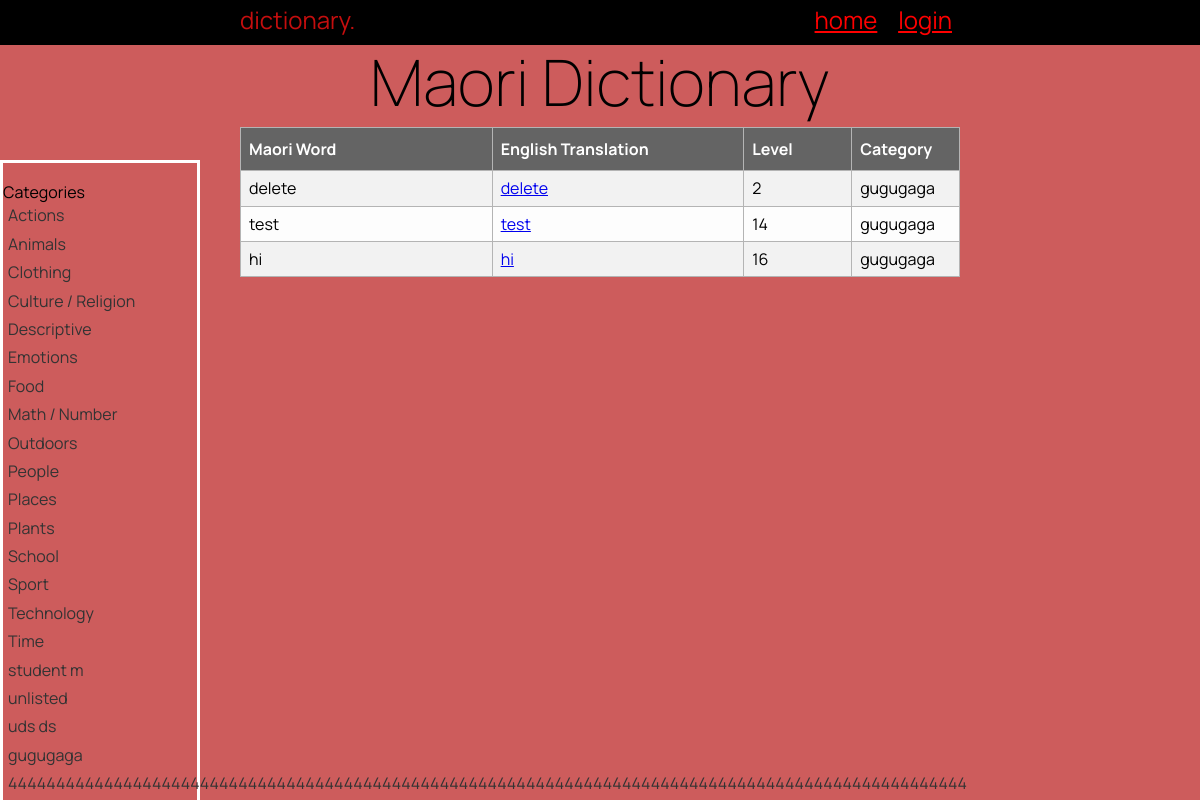
The app's page /category/27, older data.
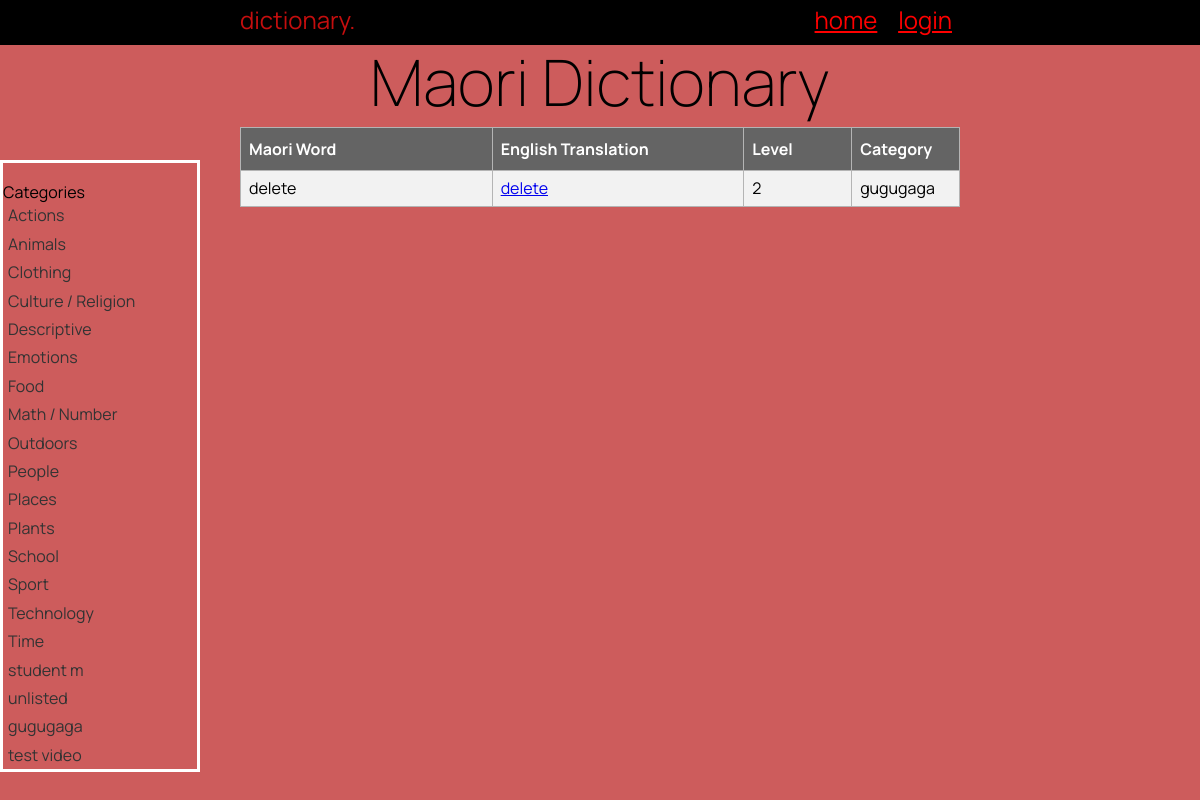
The same page, newer data.
### tables this page shows
CREATE TABLE "category"
(
    cat_id        integer
        constraint category_pk
            primary key autoincrement
        constraint category_pk_2
            unique,
    category_name varchar(100)
);

CREATE TABLE "Dictionary"
(
    word_id    INTEGER
        constraint maori_words_pk
            primary key autoincrement,
    Maori      varchar(100),
    English    varchar(100),
    Definition varchar(100),
    level      INTEGER,
    image      varchar(15),
    cat_id_fk  INTEGER
        constraint cat_id_fk
            references category (""),
    user_id_fk INTEGER
        constraint user_id_fk
            references user (""),
    entry_date date
);

### app.py (the view)
@app.route('/category/<cat_id>')
def render_category(cat_id):
    title = cat_id
    category_list = get_list("SELECT cat_id, category_name FROM category", "")
    print(category_list)
    words_list = get_list("SELECT word_id, Maori, English, level, category_name "
                          "FROM Dictionary m "
                          "INNER JOIN category c ON m.cat_id_fk = c.cat_id "
                          "WHERE cat_id=?", (cat_id,))
    print(words_list)
    return render_template("category.html", word=words_list, categories=category_list,
                           logged_in=is_logged_in(), title=title, is_teacher=is_teacher())

### app.py (called while the page is built)
def get_list(query, params):
    with create_connection(DATABASE) as con:
        cur = con.cursor()
        if params == "":
            cur.execute(query)
        else:
            cur.execute(query, params)
        query_list = cur.fetchall()
    return query_list

def create_connection(db_file):
    try:
        connection = sqlite3.connect(db_file)
        print("Connection to database successful.")
        return connection
    except Error as e:
        print("Error connecting to database:", e)
        return None

def is_logged_in():
    if session.get('email') is None:
        return False
    else:
        return True

def is_teacher():
    return session.get('is_teacher') == 1

### templates/category.html (shortened to what this page needs)
{% extends 'base.html' %}
{% block main %}
<div class="sidebar">
    <p>Categories</p>
    {% for category in categories %}
    <ul id="sidebar-links">
        <li> <a href="/category/{{ category[0] }}">{{ category[1] }}</a> </li>
    </ul>
    {% endfor %}
</div>
<div class="content">
    <table class="list">
        <tr>
            <th style="width:35%">Maori Word</th>
            <th style="width:35%">English Translation</th>
            <th style="width:15%">Level</th>
            <th style="width:15%">Category</th>
        </tr>
        {% for id in word %}
        <tr>
            <td>{{ id[1] }}</td>
            <td><a href="/word_detail/{{ id[0] }}">{{ id[2] }}</a></td>
            <td>{{ id[3] }}</td>
            <td>{{ id[4] }}</td>
        </tr>
        {% endfor %}
    </table>
</div>
{% endblock %}

### templates/base.html (shortened to what this page needs)
<!DOCTYPE html>
<html lang="en">
<head>
    <link rel="stylesheet" href="https://cdnjs.cloudflare.com/ajax/libs/normalize/8.0.1/normalize.css"/>
    <link href="{{ url_for('static', filename='style.css') }}" rel="stylesheet">
</head>
<body>
<nav>
    <div class="container">
        <div class="navbar-brand">dictionary.</div>
        <div class="navbar-links">
            <a href="/">home</a>
            {% if logged_in %}
                <a href="/allwords">All words</a>
                {% if is_teacher %}
                    <a href="/admin">Admin</a>
                {% endif %}
                <a href="/logout">logout</a>
            {% else %}
                <a href="/login">login</a>
            {% endif %}
        </div>
    </div>
</nav>
<div class="container">
    <header>
        <h1>Maori Dictionary</h1>
    </header>
    <main>
        {% block main %}{% endblock %}
    </main>
</div>
</body>
</html>

### static/style.css (style rules this page uses)
* { font-family: 'Manrope', sans-serif; padding: 0; margin: 0; box-sizing: border-box; }
body { background-color: indianred; }
.container { width: 60vw; margin: auto; }
.container::after { content: ""; clear: both; display: table; }
h1 { text-align: center; font-weight: 200; font-size: 4rem; margin: 0; }
nav { background-color: rgb(0, 0, 0); text-align: center; font-size: 1.5rem; padding-top: 0.4rem; padding-bottom: 0.7rem; color: rgb(196, 14, 14); }
.navbar-brand { display: inline; float: left; }
.navbar-links { display: inline; float: right; }
nav a { padding: 0 0.5rem; font-size: 1.5rem; color: red; }
table { font-family: Arial, Helvetica, sans-serif; border-collapse: collapse; width: 100%; }
td { border: 5px solid skyblue; padding: 10px; }
th { border: 5px solid skyblue; color: #344fff; }
.list { border: 1px solid #b4b4b4; }
.list tr:nth-child(odd) { background-color: #fdfdfd; }
.list tr:nth-child(even) { background-color: #f2f2f2; }
td, th { border: 1px solid #b4b4b4; padding: 8px; }
.list th, .info .header { padding-top: 12px; padding-bottom: 12px; text-align: left; background-color: #646464; color: white; }
.sidebar { position: fixed; top: 160px; left: 0px; width: 200px; height: auto; background-color: indianred; padding-top: 20px; border: 3px solid #ffffff; }
.sidebar ul { list-style-type: none; padding: 0; }
.sidebar ul li { padding: 5px; color: black; }
.sidebar ul li a { text-decoration: none; color: #333; display: block; }

Row changes from the older to the newer data that the page shows:
removed category: category_name "uds ds"
removed category: category_name "4444444444444444444444444444444444444444444444444444444444444444444444444444444444444444444444444444"
removed Dictionary: Maori "test", English "test", level "14", category_name "gugugaga"
removed Dictionary: Maori "hi", English "hi", level "16", category_name "gugugaga"
added category: category_name "test video"
